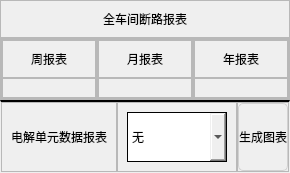
                            <widget class="QWidget" name="page_10">
                             <layout class="QVBoxLayout" name="verticalLayout_40">
                              <property name="spacing">
                               <number>0</number>
                              </property>
                              <property name="leftMargin">
                               <number>0</number>
                              </property>
                              <property name="topMargin">
                               <number>0</number>
                              </property>
                              <property name="rightMargin">
                               <number>0</number>
                              </property>
                              <property name="bottomMargin">
                               <number>0</number>
                              </property>
                              <item>
                               <widget class="QFrame" name="frame_75">
                                <property name="sizePolicy">
                                 <sizepolicy hsizetype="Preferred" vsizetype="Preferred">
                                  <horstretch>0</horstretch>
                                  <verstretch>1</verstretch>
                                 </sizepolicy>
                                </property>
                                <property name="styleSheet">
                                 <string notr="true">QPushButton{
	border:none;
	color: rgb(0, 0, 0);
	font: 24pt &quot;幼圆&quot;;
}
#frame_75{

border-bottom:2px solid rgb(222, 222, 222);
}
</string>
                                </property>
                                <property name="frameShape">
                                 <enum>QFrame::StyledPanel</enum>
                                </property>
                                <property name="frameShadow">
                                 <enum>QFrame::Raised</enum>
                                </property>
                                <layout class="QHBoxLayout" name="horizontalLayout_93">
                                 <item>
                                  <widget class="QPushButton" name="pushButton_30">
                                   <property name="sizePolicy">
                                    <sizepolicy hsizetype="Minimum" vsizetype="Expanding">
                                     <horstretch>0</horstretch>
                                     <verstretch>0</verstretch>
                                    </sizepolicy>
                                   </property>
                                   <property name="text">
                                    <string>全车间断路报表</string>
                                   </property>
                                  </widget>
                                 </item>
                                </layout>
                               </widget>
                              </item>
                              <item>
                               <widget class="QFrame" name="frame_76">
                                <property name="sizePolicy">
                                 <sizepolicy hsizetype="Preferred" vsizetype="Preferred">
                                  <horstretch>0</horstretch>
                                  <verstretch>7</verstretch>
                                 </sizepolicy>
                                </property>
                                <property name="styleSheet">
                                 <string notr="true">#frame_mouthDuanluChart_2
{

border-right:2px solid rgb(222, 222, 222);
}</string>
                                </property>
                                <property name="frameShape">
                                 <enum>QFrame::StyledPanel</enum>
                                </property>
                                <property name="frameShadow">
                                 <enum>QFrame::Raised</enum>
                                </property>
                                <layout class="QHBoxLayout" name="horizontalLayout_94">
                                 <property name="spacing">
                                  <number>0</number>
                                 </property>
                                 <property name="leftMargin">
                                  <number>0</number>
                                 </property>
                                 <property name="topMargin">
                                  <number>0</number>
                                 </property>
                                 <property name="rightMargin">
                                  <number>0</number>
                                 </property>
                                 <property name="bottomMargin">
                                  <number>0</number>
                                 </property>
                                 <item>
                                  <widget class="QFrame" name="frame_weekDuanluChart_2">
                                   <property name="styleSheet">
                                    <string notr="true">#frame_weekDuanluChart_2
{

border-right:2px solid rgb(222, 222, 222);
}</string>
                                   </property>
                                   <property name="frameShape">
                                    <enum>QFrame::StyledPanel</enum>
                                   </property>
                                   <property name="frameShadow">
                                    <enum>QFrame::Raised</enum>
                                   </property>
                                   <layout class="QVBoxLayout" name="verticalLayout_37">
                                    <property name="spacing">
                                     <number>0</number>
                                    </property>
                                    <property name="leftMargin">
                                     <number>0</number>
                                    </property>
                                    <property name="topMargin">
                                     <number>0</number>
                                    </property>
                                    <property name="rightMargin">
                                     <number>0</number>
                                    </property>
                                    <property name="bottomMargin">
                                     <number>0</number>
                                    </property>
                                    <item>
                                     <widget class="QFrame" name="frame_122">
                                      <property name="sizePolicy">
                                       <sizepolicy hsizetype="Preferred" vsizetype="Preferred">
                                        <horstretch>0</horstretch>
                                        <verstretch>1</verstretch>
                                       </sizepolicy>
                                      </property>
                                      <property name="styleSheet">
                                       <string notr="true">QPushButton{
	border:none;
	color: rgb(0, 0, 0);
	font: 18pt &quot;幼圆&quot;;
}
</string>
                                      </property>
                                      <property name="frameShape">
                                       <enum>QFrame::StyledPanel</enum>
                                      </property>
                                      <property name="frameShadow">
                                       <enum>QFrame::Raised</enum>
                                      </property>
                                      <layout class="QHBoxLayout" name="horizontalLayout_95">
                                       <item>
                                        <widget class="QPushButton" name="pushButton_31">
                                         <property name="text">
                                          <string>周报表</string>
                                         </property>
                                        </widget>
                                       </item>
                                      </layout>
                                     </widget>
                                    </item>
                                    <item>
                                     <widget class="QFrame" name="frame_123">
                                      <property name="sizePolicy">
                                       <sizepolicy hsizetype="Preferred" vsizetype="Preferred">
                                        <horstretch>0</horstretch>
                                        <verstretch>5</verstretch>
                                       </sizepolicy>
                                      </property>
                                      <property name="frameShape">
                                       <enum>QFrame::StyledPanel</enum>
                                      </property>
                                      <property name="frameShadow">
                                       <enum>QFrame::Raised</enum>
                                      </property>
                                      <layout class="QHBoxLayout" name="horizontalLayout_44"/>
                                     </widget>
                                    </item>
                                   </layout>
                                  </widget>
                                 </item>
                                 <item>
                                  <widget class="QFrame" name="frame_mouthDuanluChart_2">
                                   <property name="frameShape">
                                    <enum>QFrame::StyledPanel</enum>
                                   </property>
                                   <property name="frameShadow">
                                    <enum>QFrame::Raised</enum>
                                   </property>
                                   <layout class="QVBoxLayout" name="verticalLayout_38">
                                    <property name="spacing">
                                     <number>0</number>
                                    </property>
                                    <property name="leftMargin">
                                     <number>0</number>
                                    </property>
                                    <property name="topMargin">
                                     <number>0</number>
                                    </property>
                                    <property name="rightMargin">
                                     <number>0</number>
                                    </property>
                                    <property name="bottomMargin">
                                     <number>0</number>
                                    </property>
                                    <item>
                                     <widget class="QFrame" name="frame_124">
                                      <property name="sizePolicy">
                                       <sizepolicy hsizetype="Preferred" vsizetype="Preferred">
                                        <horstretch>0</horstretch>
                                        <verstretch>1</verstretch>
                                       </sizepolicy>
                                      </property>
                                      <property name="styleSheet">
                                       <string notr="true">QPushButton{
	border:none;
	color: rgb(0, 0, 0);
	font: 18pt &quot;幼圆&quot;;
}
</string>
                                      </property>
                                      <property name="frameShape">
                                       <enum>QFrame::StyledPanel</enum>
                                      </property>
                                      <property name="frameShadow">
                                       <enum>QFrame::Raised</enum>
                                      </property>
                                      <layout class="QHBoxLayout" name="horizontalLayout_96">
                                       <item>
                                        <widget class="QPushButton" name="pushButton_32">
                                         <property name="text">
                                          <string>月报表</string>
                                         </property>
                                        </widget>
                                       </item>
                                      </layout>
                                     </widget>
                                    </item>
                                    <item>
                                     <widget class="QFrame" name="frame_125">
                                      <property name="sizePolicy">
                                       <sizepolicy hsizetype="Preferred" vsizetype="Preferred">
                                        <horstretch>0</horstretch>
                                        <verstretch>5</verstretch>
                                       </sizepolicy>
                                      </property>
                                      <property name="frameShape">
                                       <enum>QFrame::StyledPanel</enum>
                                      </property>
                                      <property name="frameShadow">
                                       <enum>QFrame::Raised</enum>
                                      </property>
                                      <layout class="QHBoxLayout" name="horizontalLayout_46"/>
                                     </widget>
                                    </item>
                                   </layout>
                                  </widget>
                                 </item>
                                 <item>
                                  <widget class="QFrame" name="frame_yearDuanluChart_2">
                                   <property name="frameShape">
                                    <enum>QFrame::StyledPanel</enum>
                                   </property>
                                   <property name="frameShadow">
                                    <enum>QFrame::Raised</enum>
                                   </property>
                                   <layout class="QVBoxLayout" name="verticalLayout_39">
                                    <property name="spacing">
                                     <number>0</number>
                                    </property>
                                    <property name="leftMargin">
                                     <number>0</number>
                                    </property>
                                    <property name="topMargin">
                                     <number>0</number>
                                    </property>
                                    <property name="rightMargin">
                                     <number>0</number>
                                    </property>
                                    <property name="bottomMargin">
                                     <number>0</number>
                                    </property>
                                    <item>
                                     <widget class="QFrame" name="frame_126">
                                      <property name="sizePolicy">
                                       <sizepolicy hsizetype="Preferred" vsizetype="Preferred">
                                        <horstretch>0</horstretch>
                                        <verstretch>1</verstretch>
                                       </sizepolicy>
                                      </property>
                                      <property name="styleSheet">
                                       <string notr="true">QPushButton{
	border:none;
	color: rgb(0, 0, 0);
	font: 18pt &quot;幼圆&quot;;
}
</string>
                                      </property>
                                      <property name="frameShape">
                                       <enum>QFrame::StyledPanel</enum>
                                      </property>
                                      <property name="frameShadow">
                                       <enum>QFrame::Raised</enum>
                                      </property>
                                      <layout class="QHBoxLayout" name="horizontalLayout_97">
                                       <item>
                                        <widget class="QPushButton" name="pushButton_33">
                                         <property name="text">
                                          <string>年报表</string>
                                         </property>
                                        </widget>
                                       </item>
                                      </layout>
                                     </widget>
                                    </item>
                                    <item>
                                     <widget class="QFrame" name="frame_127">
                                      <property name="sizePolicy">
                                       <sizepolicy hsizetype="Preferred" vsizetype="Preferred">
                                        <horstretch>0</horstretch>
                                        <verstretch>5</verstretch>
                                       </sizepolicy>
                                      </property>
                                      <property name="frameShape">
                                       <enum>QFrame::StyledPanel</enum>
                                      </property>
                                      <property name="frameShadow">
                                       <enum>QFrame::Raised</enum>
                                      </property>
                                      <layout class="QHBoxLayout" name="horizontalLayout_90"/>
                                     </widget>
                                    </item>
                                   </layout>
                                  </widget>
                                 </item>
                                </layout>
                               </widget>
                              </item>
                              <item>
                               <widget class="QFrame" name="frame_128">
                                <property name="sizePolicy">
                                 <sizepolicy hsizetype="Preferred" vsizetype="Preferred">
                                  <horstretch>0</horstretch>
                                  <verstretch>2</verstretch>
                                 </sizepolicy>
                                </property>
                                <property name="styleSheet">
                                 <string notr="true">#frame_128{
border-top:2px solid black;
}</string>
                                </property>
                                <property name="frameShape">
                                 <enum>QFrame::StyledPanel</enum>
                                </property>
                                <property name="frameShadow">
                                 <enum>QFrame::Raised</enum>
                                </property>
                                <layout class="QHBoxLayout" name="horizontalLayout_98">
                                 <property name="spacing">
                                  <number>0</number>
                                 </property>
                                 <property name="leftMargin">
                                  <number>0</number>
                                 </property>
                                 <property name="topMargin">
                                  <number>0</number>
                                 </property>
                                 <property name="rightMargin">
                                  <number>0</number>
                                 </property>
                                 <property name="bottomMargin">
                                  <number>0</number>
                                 </property>
                                 <item>
                                  <widget class="QFrame" name="frame_129">
                                   <property name="sizePolicy">
                                    <sizepolicy hsizetype="Preferred" vsizetype="Preferred">
                                     <horstretch>2</horstretch>
                                     <verstretch>0</verstretch>
                                    </sizepolicy>
                                   </property>
                                   <property name="styleSheet">
                                    <string notr="true">QPushButton{
	border:none;
	color: rgb(0, 0, 0);
	font: 24pt &quot;幼圆&quot;;
}
</string>
                                   </property>
                                   <property name="frameShape">
                                    <enum>QFrame::StyledPanel</enum>
                                   </property>
                                   <property name="frameShadow">
                                    <enum>QFrame::Raised</enum>
                                   </property>
                                   <layout class="QHBoxLayout" name="horizontalLayout_99">
                                    <item>
                                     <widget class="QPushButton" name="pushButton_34">
                                      <property name="text">
                                       <string>电解单元数据报表</string>
                                      </property>
                                     </widget>
                                    </item>
                                   </layout>
                                  </widget>
                                 </item>
                                 <item>
                                  <widget class="QFrame" name="frame_130">
                                   <property name="sizePolicy">
                                    <sizepolicy hsizetype="Preferred" vsizetype="Preferred">
                                     <horstretch>1</horstretch>
                                     <verstretch>0</verstretch>
                                    </sizepolicy>
                                   </property>
                                   <property name="frameShape">
                                    <enum>QFrame::StyledPanel</enum>
                                   </property>
                                   <property name="frameShadow">
                                    <enum>QFrame::Raised</enum>
                                   </property>
                                   <layout class="QHBoxLayout" name="horizontalLayout_100">
                                    <item>
                                     <widget class="QComboBox" name="comboBox_3">
                                      <property name="sizePolicy">
                                       <sizepolicy hsizetype="Preferred" vsizetype="Fixed">
                                        <horstretch>0</horstretch>
                                        <verstretch>0</verstretch>
                                       </sizepolicy>
                                      </property>
                                      <property name="minimumSize">
                                       <size>
                                        <width>100</width>
                                        <height>50</height>
                                       </size>
                                      </property>
                                      <property name="styleSheet">
                                       <string notr="true">font: 18pt &quot;幼圆&quot;;border:1px solid black;</string>
                                      </property>
                                      <item>
                                       <property name="text">
                                        <string>无</string>
                                       </property>
                                      </item>
                                      <item>
                                       <property name="text">
                                        <string>单元一</string>
                                       </property>
                                      </item>
                                      <item>
                                       <property name="text">
                                        <string>单元二</string>
                                       </property>
                                      </item>
                                      <item>
                                       <property name="text">
                                        <string>单元三</string>
                                       </property>
                                      </item>
                                      <item>
                                       <property name="text">
                                        <string>单元四</string>
                                       </property>
                                      </item>
                                      <item>
                                       <property name="text">
                                        <string>单元五</string>
                                       </property>
                                      </item>
                                      <item>
                                       <property name="text">
                                        <string>单元六</string>
                                       </property>
                                      </item>
                                      <item>
                                       <property name="text">
                                        <string>单元七</string>
                                       </property>
                                      </item>
                                      <item>
                                       <property name="text">
                                        <string>单元八</string>
                                       </property>
                                      </item>
                                      <item>
                                       <property name="text">
                                        <string>单元九</string>
                                       </property>
                                      </item>
                                      <item>
                                       <property name="text">
                                        <string>单元十</string>
                                       </property>
                                      </item>
                                      <item>
                                       <property name="text">
                                        <string>单元十一</string>
                                       </property>
                                      </item>
                                      <item>
                                       <property name="text">
                                        <string>单元十二</string>
                                       </property>
                                      </item>
                                      <item>
                                       <property name="text">
                                        <string>单元十三</string>
                                       </property>
                                      </item>
                                      <item>
                                       <property name="text">
                                        <string>单元十四</string>
                                       </property>
                                      </item>
                                      <item>
                                       <property name="text">
                                        <string>单元十五</string>
                                       </property>
                                      </item>
                                      <item>
                                       <property name="text">
                                        <string>单元十六</string>
                                       </property>
                                      </item>
                                     </widget>
                                    </item>
                                   </layout>
                                  </widget>
                                 </item>
                                 <item>
                                  <widget class="QFrame" name="frame_131">
                                   <property name="sizePolicy">
                                    <sizepolicy hsizetype="Preferred" vsizetype="Preferred">
                                     <horstretch>2</horstretch>
                                     <verstretch>0</verstretch>
                                    </sizepolicy>
                                   </property>
                                   <property name="frameShape">
                                    <enum>QFrame::StyledPanel</enum>
                                   </property>
                                   <property name="frameShadow">
                                    <enum>QFrame::Raised</enum>
                                   </property>
                                   <layout class="QHBoxLayout" name="horizontalLayout_101">
                                    <property name="spacing">
                                     <number>0</number>
                                    </property>
                                    <property name="leftMargin">
                                     <number>0</number>
                                    </property>
                                    <property name="topMargin">
                                     <number>0</number>
                                    </property>
                                    <property name="rightMargin">
                                     <number>0</number>
                                    </property>
                                    <property name="bottomMargin">
                                     <number>0</number>
                                    </property>
                                    <item>
                                     <widget class="QPushButton" name="pushButton_35">
                                      <property name="sizePolicy">
                                       <sizepolicy hsizetype="Minimum" vsizetype="Minimum">
                                        <horstretch>0</horstretch>
                                        <verstretch>0</verstretch>
                                       </sizepolicy>
                                      </property>
                                      <property name="styleSheet">
                                       <string notr="true">QPushButton{
	border:1px solid rgb(209, 209, 209);;
	color: rgb(0, 0, 0);
	font: 24pt &quot;幼圆&quot;;
border-top-left-radius:5px;
border-top-right-radius:5px;
border-bottom-left-radius:5px;
border-bottom-right-radius:5px;
}
QPushButton:hover{
	
	background-color: rgb(209, 209, 209);
}</string>
                                      </property>
                                      <property name="text">
                                       <string>生成图表</string>
                                      </property>
                                     </widget>
                                    </item>
                                   </layout>
                                  </widget>
                                 </item>
                                </layout>
                               </widget>
                              </item>
                             </layout>
                            </widget>
